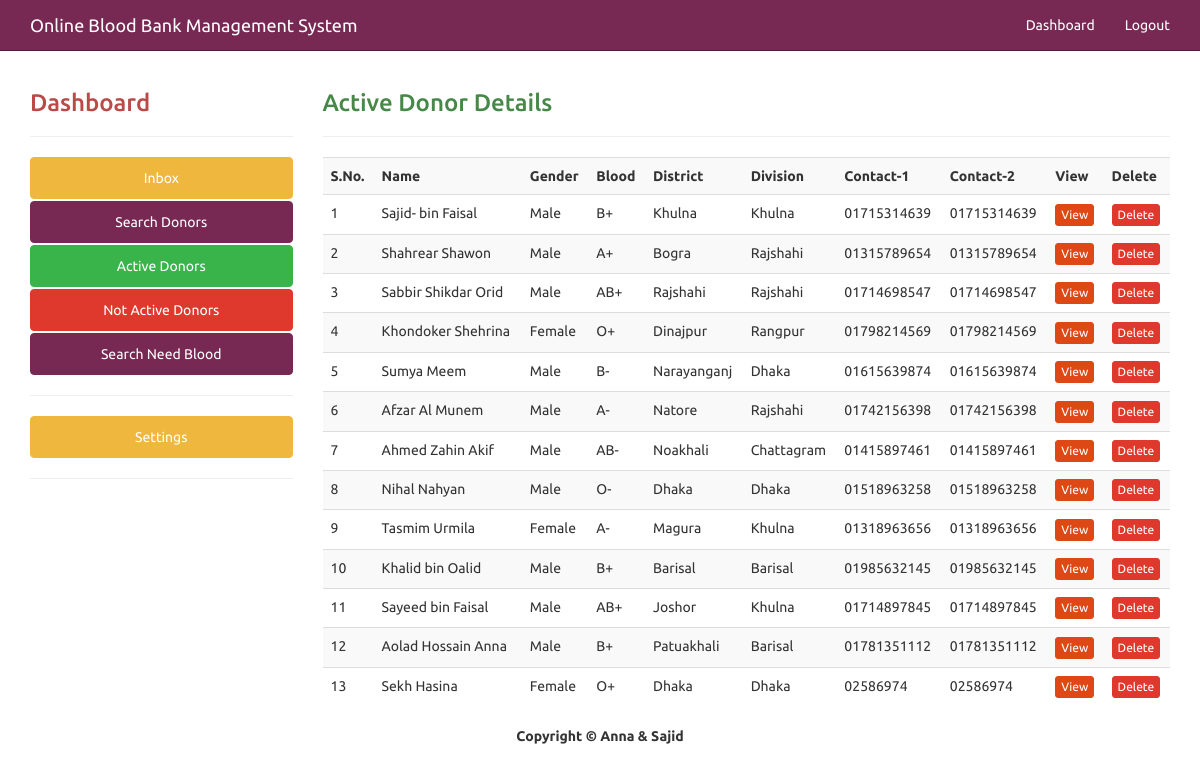
/admin_adonor.php (signed in), run on the app's committed database.
### tables this page shows
CREATE TABLE `blood_donor` (
  `DONOR_ID` int(11) NOT NULL,
  `NAME` varchar(150) NOT NULL,
  `FATHER_NAME` varchar(150) NOT NULL,
  `GENDER` varchar(150) NOT NULL,
  `DOB` date NOT NULL,
  `BLOOD` varchar(150) NOT NULL,
  `BODY_WEIGHT` int(11) NOT NULL,
  `EMAIL` varchar(150) NOT NULL,
  `ADDRESS` text NOT NULL,
  `DISTRICT` varchar(150) NOT NULL,
  `POST_CODE` varchar(150) NOT NULL,
  `DIVISION` varchar(150) NOT NULL,
  `COUNTRY` varchar(150) NOT NULL,
  `CONTACT_1` varchar(150) NOT NULL,
  `CONTACT_2` varchar(150) NOT NULL,
  `VOLUNTARY` text NOT NULL,
  `VOLUNTARY_GROUP` text NOT NULL,
  `NEW_DONOR` varchar(150) NOT NULL,
  `LAST_D_DATE` date NOT NULL,
  `DONOR_PIC` varchar(150) NOT NULL,
  `STATUS` int(11) NOT NULL
);

### admin_function.php (the view, shortened to what this page needs)
<?php
function load_donor($sql,$con)
{
	echo '
				<table class="table table-striped">
				<tr>
				<th>S.No.</th>
				<th>Name</th>
				<th>Gender</th>
				<th>Blood</th>
				<th>District</th>
				<th>Division</th>
				<th>Contact-1</th>
				<th>Contact-2</th>
				<th>View</th>
				<th>Delete</th>
				</tr>';
							$result=$con->query($sql);
							$n=0;
							if($result->num_rows>0)
							{
								while($row=$result->fetch_assoc())
								{
									$n++;
									echo "<tr>";
									echo "<td>".$n."</td>";
									echo "<td>".$row['NAME']."</td>";
									echo "<td>".$row['GENDER']."</td>";
									echo "<td>".$row['BLOOD']."</td>";
									echo "<td>".$row['DISTRICT']."</td>";
									echo "<td>".$row['DIVISION']."</td>";
									echo "<td>".$row['CONTACT_1']."</td>";
									echo "<td>".$row['CONTACT_2']."</td>";
									echo "<td><a href='admin_view_donor.php?id=".$row['DONOR_ID']."' class='btn btn-primary btn-xs'><i class='fa fa-edit'></i> View</a></td>";
									echo "<td><a href='admin_delete_donor.php?id=".$row['DONOR_ID']."' class='btn btn-danger btn-xs'><i class='fa fa-trash'></i> Delete</a></td>";
									echo "</tr>";
								}
							}
			echo'</table>';
}
?>

### data on the page
blood_donor: NAME "Sajid- bin Faisal", GENDER "Male", BLOOD "B+", DISTRICT "Khulna", DIVISION "Khulna", CONTACT_1 "01715314639", CONTACT_2 "01715314639"
blood_donor: NAME "Shahrear Shawon", GENDER "Male", BLOOD "A+", DISTRICT "Bogra", DIVISION "Rajshahi", CONTACT_1 "01315789654", CONTACT_2 "01315789654"
blood_donor: NAME "Sabbir Shikdar Orid", GENDER "Male", BLOOD "AB+", DISTRICT "Rajshahi", DIVISION "Rajshahi", CONTACT_1 "01714698547", CONTACT_2 "01714698547"
blood_donor: NAME "Khondoker Shehrina", GENDER "Female", BLOOD "O+", DISTRICT "Dinajpur", DIVISION "Rangpur", CONTACT_1 "01798214569", CONTACT_2 "01798214569"
blood_donor: NAME "Sumya Meem", GENDER "Male", BLOOD "B-", DISTRICT "Narayanganj", DIVISION "Dhaka", CONTACT_1 "01615639874", CONTACT_2 "01615639874"
blood_donor: NAME "Afzar Al Munem", GENDER "Male", BLOOD "A-", DISTRICT "Natore", DIVISION "Rajshahi", CONTACT_1 "01742156398", CONTACT_2 "01742156398"
blood_donor: NAME "Ahmed Zahin Akif", GENDER "Male", BLOOD "AB-", DISTRICT "Noakhali", DIVISION "Chattagram", CONTACT_1 "01415897461", CONTACT_2 "01415897461"
blood_donor: NAME "Nihal Nahyan", GENDER "Male", BLOOD "O-", DISTRICT "Dhaka", DIVISION "Dhaka", CONTACT_1 "01518963258", CONTACT_2 "01518963258"
blood_donor: NAME "Tasmim Urmila", GENDER "Female", BLOOD "A-", DISTRICT "Magura", DIVISION "Khulna", CONTACT_1 "01318963656", CONTACT_2 "01318963656"
blood_donor: NAME "Khalid bin Oalid", GENDER "Male", BLOOD "B+", DISTRICT "Barisal", DIVISION "Barisal", CONTACT_1 "01985632145", CONTACT_2 "01985632145"
blood_donor: NAME "Sayeed bin Faisal", GENDER "Male", BLOOD "AB+", DISTRICT "Joshor", DIVISION "Khulna", CONTACT_1 "01714897845", CONTACT_2 "01714897845"
blood_donor: NAME "Aolad Hossain Anna", GENDER "Male", BLOOD "B+", DISTRICT "Patuakhali", DIVISION "Barisal", CONTACT_1 "01781351112", CONTACT_2 "01781351112"
blood_donor: NAME "Sekh Hasina", GENDER "Female", BLOOD "O+", DISTRICT "Dhaka", DIVISION "Dhaka", CONTACT_1 "02586974", CONTACT_2 "02586974"
